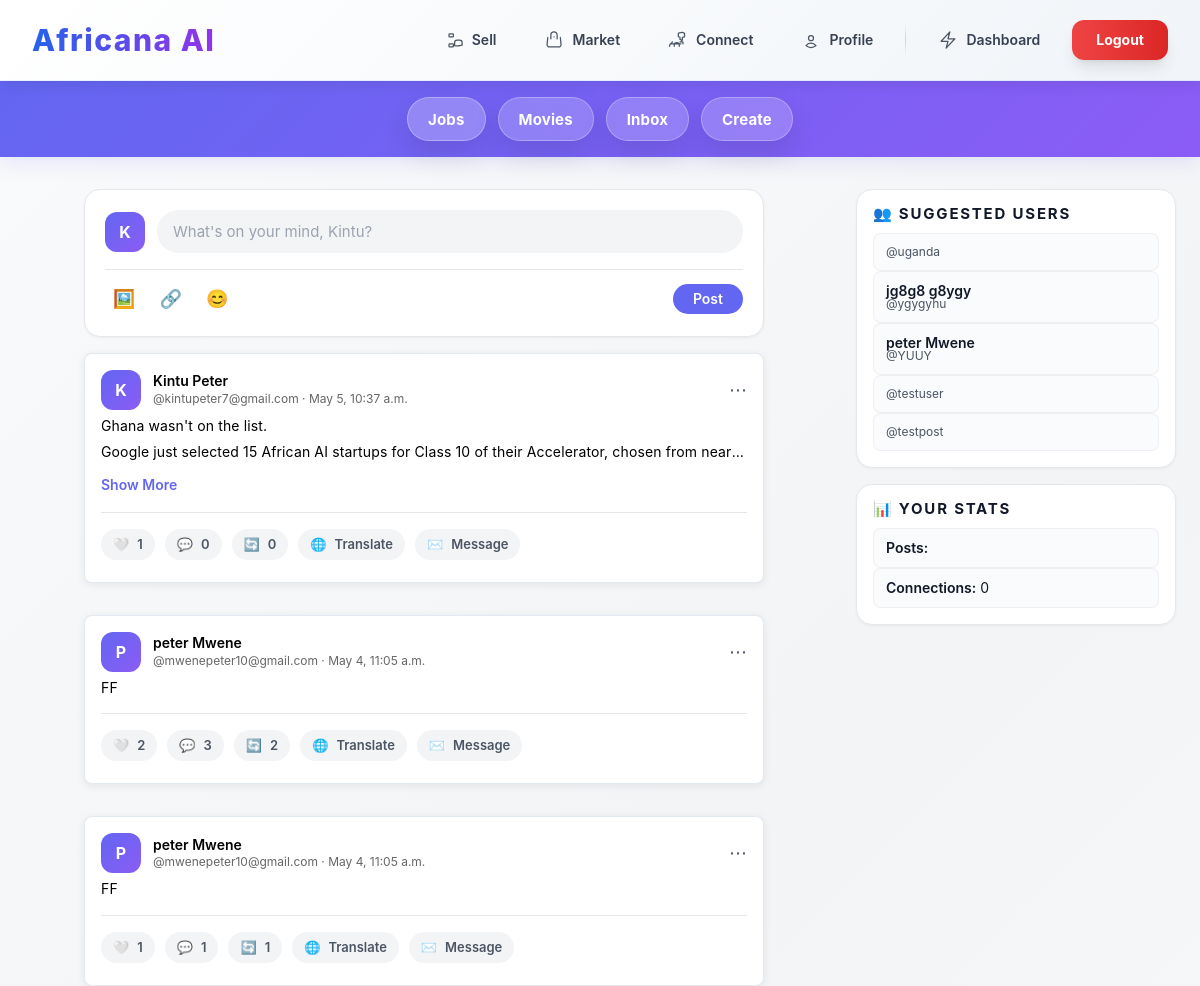
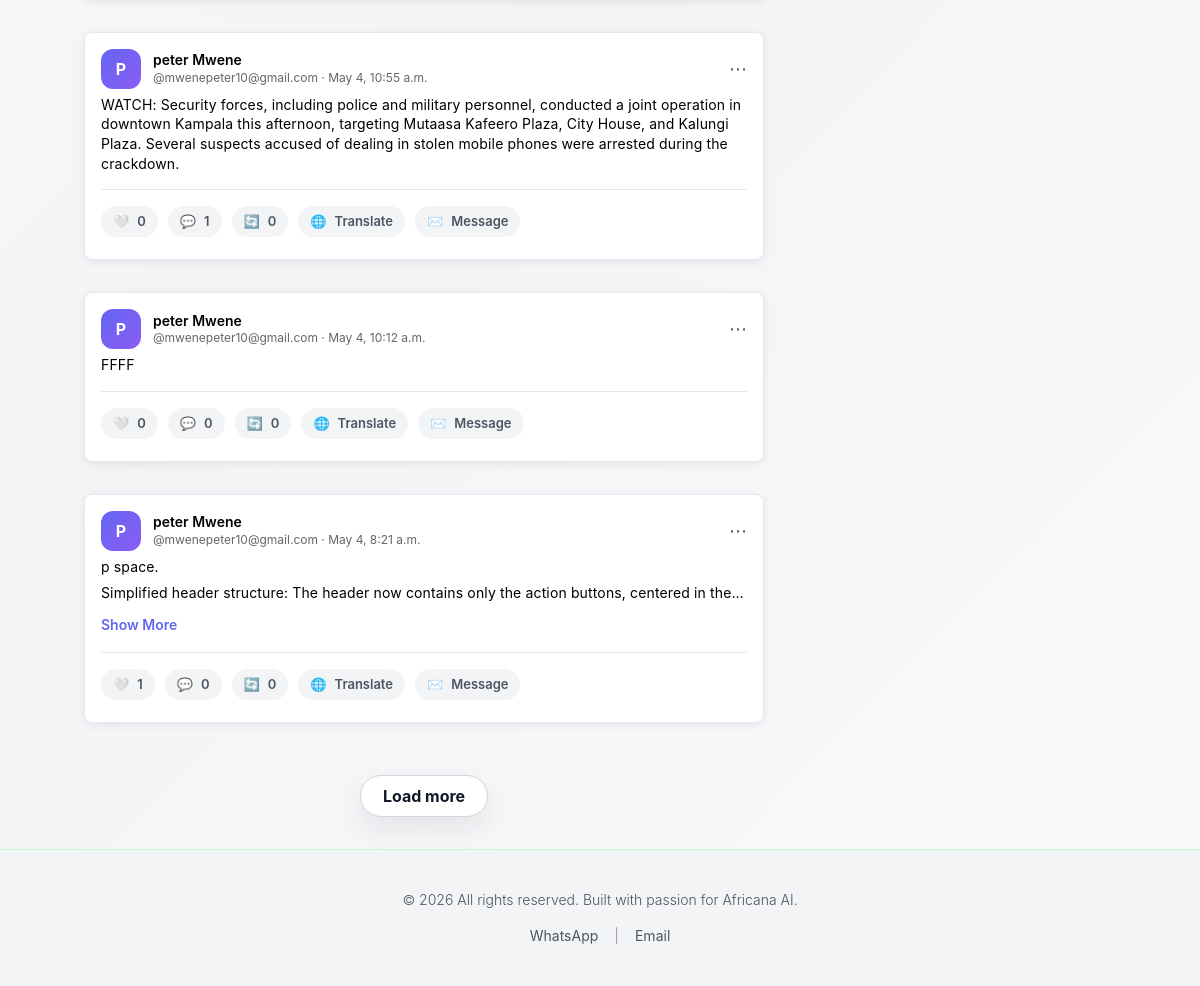
The app's page /hotel/ (signed in) with its own data (2 pictures, top to bottom).
### users/models.py (models this page shows, shortened)
class CustomUser(AbstractUser):
    headline = models.CharField(_("Headline"), max_length=255, blank=True, null=True,
                                help_text=_("A professional title or summary, like 'Senior Django Developer'"))
    about = models.TextField(_("About Summary"), blank=True, null=True,
                             help_text=_("A summary of your professional journey and goals."))
    location = models.CharField(_("Location"), max_length=100, blank=True, null=True)
    language = models.CharField(_("Preferred Language"), max_length=10, default='en',
                                help_text=_("User's preferred language for content, e.g., 'en', 'sw', 'fr'"))
    profile_image = CloudinaryField('profile_image', blank=True, null=True,
                                    help_text=_("Upload a professional profile picture."))
    user_type = models.CharField(_("User Type"), max_length=20, choices=[
        ('regular', 'Regular User'),
        ('investor', 'Investor'),
    ], default='regular', help_text=_("Type of user account."))
    is_approved = models.BooleanField(_("Is Approved"), default=False,
                                      help_text=_("Whether this investor account is approved to post partner content."))
    groups = models.ManyToManyField(
        Group,
        verbose_name=_('groups'),
        blank=True,
        related_name="customuser_set",
        related_query_name="customuser",
    )
    user_permissions = models.ManyToManyField(
        Permission,
        verbose_name=_('user permissions'),
        blank=True,
        related_name="customuser_permissions_set",
        related_query_name="customuser_permission",
    )
    def get_full_name(self):
        full_name = f"{self.first_name} {self.last_name}"
        return full_name.strip()

### hotel/models.py (models this page shows, shortened)
class Post(models.Model):
    author = models.ForeignKey(settings.AUTH_USER_MODEL, on_delete=models.CASCADE, related_name='posts')
    content = models.TextField()
    image = models.ImageField(upload_to='posts/', blank=True, null=True)
    location = models.CharField(max_length=255, blank=True, null=True)
    created_at = models.DateTimeField(auto_now_add=True)
    updated_at = models.DateTimeField(auto_now=True)

### hotel/views.py (the view, shortened to what this page needs)
# urls.py: path('', views.social_feed, name='social_feed'),
@login_required
def social_feed(request):
    feed_type = request.GET.get('type', 'all')
    translate_feed = request.GET.get('translate', 'false').lower() == 'true'
    target_lang = request.GET.get('lang', getattr(request.user, 'language', 'en'))
    if isinstance(target_lang, str):
        target_lang = target_lang.lower()
    global_posts_query = Post.objects.filter(
        author__user_type='investor',
        author__is_approved=True
    ).order_by('-created_at')[:10]
    global_posts = list(global_posts_query)
    global_post_ids = [post.id for post in global_posts]
    regular_posts_query = Post.objects.exclude(id__in=global_post_ids).order_by('-created_at')
    partner_posts_query = Post.objects.filter(author__user_type='investor', author__is_approved=True)\
        .exclude(id__in=global_post_ids).order_by('-created_at')
    if feed_type == 'text':
        filter_q = Q(image__isnull=True) & (Q(location__isnull=True) | Q(location=''))
        regular_posts_query = regular_posts_query.filter(filter_q)
        partner_posts_query = partner_posts_query.filter(filter_q)
    elif feed_type == 'images':
        regular_posts_query = regular_posts_query.exclude(image__isnull=True)
        partner_posts_query = partner_posts_query.exclude(image__isnull=True)
    elif feed_type == 'location':
        regular_posts_query = regular_posts_query.exclude(location__isnull=True).exclude(location='')
        partner_posts_query = partner_posts_query.exclude(location__isnull=True).exclude(location='')
    regular_posts = list(regular_posts_query)
    partner_posts = list(partner_posts_query)
    final_feed = []
    p_idx = 0  # Counter for partner posts
    for i, post in enumerate(regular_posts):
        final_feed.append(post)
        if (i + 1) % 3 == 0 and p_idx < len(partner_posts):
            if partner_posts[p_idx] not in final_feed:
                final_feed.append(partner_posts[p_idx])
            p_idx += 1
    posts = list(global_posts) + final_feed
    page_number = request.GET.get('page', 1)
    paginator = Paginator(posts, 6)
    try:
        page_obj = paginator.page(page_number)
    except (PageNotAnInteger, EmptyPage):
        page_obj = paginator.page(1)
    posts = list(page_obj.object_list)
    connections = Connection.objects.filter(
        Q(sender=request.user) | Q(receiver=request.user),
        status='accepted'
    )
    all_users = CustomUser.objects.exclude(id=request.user.id)
    context = {
        'posts': posts,
        'page_obj': page_obj,
        'connections': connections,
        'all_users': all_users,
        'current_filter': feed_type,
        'translate_feed': translate_feed,
        'current_lang': target_lang,
    }
    return render(request, 'hotel/social_feed_new.html', context)

### hotel/templates/hotel/social_feed_new.html (shortened to what this page needs)
{% extends "base.html" %}
{% load static %}
{% load widget_tweaks %}
{% block content %}
<div class="header">
    <div class="header-content">
        <div class="header-actions">
            <button type="button" class="btn-header job-button" data-icon="💼" data-url="{% url 'languages:browse_job_listings' %}" data-post-count="{{ request.user.posts.count }}" onclick="handleJobButtonClick(event)">Jobs</button>
            <a href="{% url 'movie:movie_list' %}" class="btn-header" data-icon="🎬">Movies</a>
            <a href="{% url 'hotel:inbox' %}" class="btn-header" data-icon="📥">Inbox</a>
            <a href="{% url 'hotel:create_post' %}" class="btn-header" data-icon="✍️" title="Investor-only Create access">Create</a>
        </div>
    </div>
</div>
<div class="container">
    <div class="feed real-feed">
        <div class="create-post-card">
            <div class="create-post-header">
                <div class="avatar">{{ request.user.first_name|slice:':1'|upper }}</div>
                <div class="create-post-input">
                    <a href="{% url 'hotel:post' %}" style="text-decoration: none; width: 100%;">
                        <input type="text" placeholder="What's on your mind, {{ request.user.first_name }}?" readonly style="cursor: pointer;">
                    </a>
                </div>
            </div>
            <div class="create-post-footer">
                <div class="post-actions">
                    <button class="action-btn" title="Add Image">🖼️</button>
                    <button class="action-btn" title="Add Link">🔗</button>
                    <button class="action-btn" title="Add Emoji">😊</button>
                </div>
                <a href="{% url 'hotel:post' %}" class="btn-primary">Post</a>
            </div>
        </div>
        {% if posts %}
            {% for post in posts %}
                    <div class="post-card" id="post-{{ post.id }}" data-post-id="{{ post.id }}">
                        <div class="post-header">
                            <div class="post-author">
                                <div class="avatar" style="width: 40px; height: 40px;">{{ post.author.first_name|slice:':1'|upper }}</div>
                                <div class="post-author-info">
                                    <div class="author-name">{{ post.author.get_full_name }}</div>
                                    <div class="author-meta">@{{ post.author.username }} · {{ post.created_at|date:"M j, g:i a" }}</div>
                                </div>
                            </div>
                            <button class="post-menu" title="More options">⋯</button>
                        </div>
                        <div class="post-content collapsed" data-post-id="{{ post.id }}" lang="{{ current_lang|default:'en' }}" data-full-content="{% if post.is_translated and post.translated_content %}{{ post.translated_content }}{% else %}{{ post.content }}{% endif %}">
                            {% if post.is_translated and post.translated_content %}
                                {{ post.translated_content|urlize|linebreaks }}
                                <div style="font-size: 12px; color: var(--gray-500); margin-top: 6px;">
                                    <em>Translated from English to {{ current_lang }}</em>
                                </div>
                            {% else %}
                                {{ post.content|urlize|linebreaks }}
                            {% endif %}
                        </div>
                        <button class="show-more-btn" onclick="togglePostExpand(this, {{ post.id }})" style="display: none;">Show More</button>
                        <div class="post-footer">
                            <button class="post-action" onclick="likePost({{ post.id }}, this)" title="Like this post">
                                <span id="like-icon-{{ post.id }}">🤍</span>
                                <span id="like-count-{{ post.id }}">{{ post.likes.count }}</span>
                            </button>
                            <button class="post-action" onclick="toggleComments({{ post.id }}, this)" title="View comments">
                                <span>💬</span>
                                <span id="comment-count-{{ post.id }}">{{ post.comments.count }}</span>
                            </button>
                            <button class="post-action" onclick="sharePost({{ post.id }})" title="Share this post">
                                <span>🔄</span>
                                <span>{{ post.shares.count|default:'0' }}</span>
                            </button>
                            <button class="post-action" onclick="openTranslateModal({{ post.id }})" title="Translate post">
                                <span>🌐</span>
                                <span>Translate</span>
                            </button>
                            <button class="post-action" onclick="openMessageModal({{ post.author.id }}, '{{ post.author.get_full_name|default:post.author.username|escapejs }}')" title="Send message">
                                <span>✉️</span>
                                <span>Message</span>
                            </button>
                        </div>
                    </div>
            {% endfor %}
            {% if page_obj.has_next %}
            <div class="load-more-container">
                <a href="?page={{ page_obj.next_page_number }}" class="load-more-button">Load more</a>
            </div>
        {% endif %}
        {% endif %}
    </div>
    <aside class="sidebar">
        <div class="sidebar-card">
            <div class="sidebar-title">👥 Suggested Users</div>
            {% for user in all_users|slice:':5' %}
            <a href="#" class="sidebar-item">
                <div style="font-weight: 600;">{{ user.get_full_name }}</div>
                <div style="font-size: 12px; color: var(--gray-600);">@{{ user.username }}</div>
            </a>
            {% endfor %}
        </div>
        <div class="sidebar-card">
            <div class="sidebar-title">📊 Your Stats</div>
            <div class="sidebar-item">
                <span style="font-weight: 600;">Posts:</span> {{ request.user.post_set.count }}
            </div>
            <div class="sidebar-item">
                <span style="font-weight: 600;">Connections:</span> {{ connections.count }}
            </div>
        </div>
    </aside>
</div>
{% endblock %}

### templates/base.html (style rules this page uses)
body { font-family: 'Inter', sans-serif; padding-bottom: 60px; background: linear-gradient(135deg, #f8fafc 0%, #f0f4f8 100%); }
@media (min-width: 768px) { body { padding-bottom: 0; } }

### records on screen
CustomUser: user.first_name "K", user.first_name "What's on your mind, Kintu?"
Post: author.first_name "K", author.get_full_name "Kintu Peter", author.username "kintupeter7@gmail.com", created_at "May 5, 10:37 a.m.", content "Ghana wasn't on the list. Google just selected 15 African AI startups for Class 10 of their Accelerator, chosen from…", likes.count "1", comments.count "0", shares.count "0"
Post: author.first_name "P", author.get_full_name "peter Mwene", author.username "mwenepeter10@gmail.com", created_at "May 4, 11:05 a.m.", content "FF", likes.count "2", comments.count "3", shares.count "2"
Post: author.first_name "P", author.get_full_name "peter Mwene", author.username "mwenepeter10@gmail.com", created_at "May 4, 11:05 a.m.", content "FF", likes.count "1", comments.count "1", shares.count "1"
Post: author.first_name "P", author.get_full_name "peter Mwene", author.username "mwenepeter10@gmail.com", created_at "May 4, 10:55 a.m.", content "WATCH: Security forces, including police and military personnel, conducted a joint operation in downtown Kampala this afternoon, targeting Mutaasa Kafeero Plaza, City House, and Kalungi Plaza. Several suspects accused of dealing in stolen mobile phones were arrested during the crackdown.", likes.count "0", comments.count "1", shares.count "0"
Post: author.first_name "P", author.get_full_name "peter Mwene", author.username "mwenepeter10@gmail.com", created_at "May 4, 10:12 a.m.", content "FFFF", likes.count "0", comments.count "0", shares.count "0"
Post: author.first_name "P", author.get_full_name "peter Mwene", author.username "mwenepeter10@gmail.com", created_at "May 4, 8:21 a.m.", content "p space. Simplified header structure: The header now contains only the action buttons, centered in…", likes.count "1", comments.count "0", shares.count "0"
CustomUser: username "uganda"
CustomUser: get_full_name "jg8g8 g8ygy", username "ygygyhu"
CustomUser: get_full_name "peter Mwene", username "YUUY"
CustomUser: username "testuser"
CustomUser: username "testpost"

### other values on screen
{{ connections.count }} "0"
